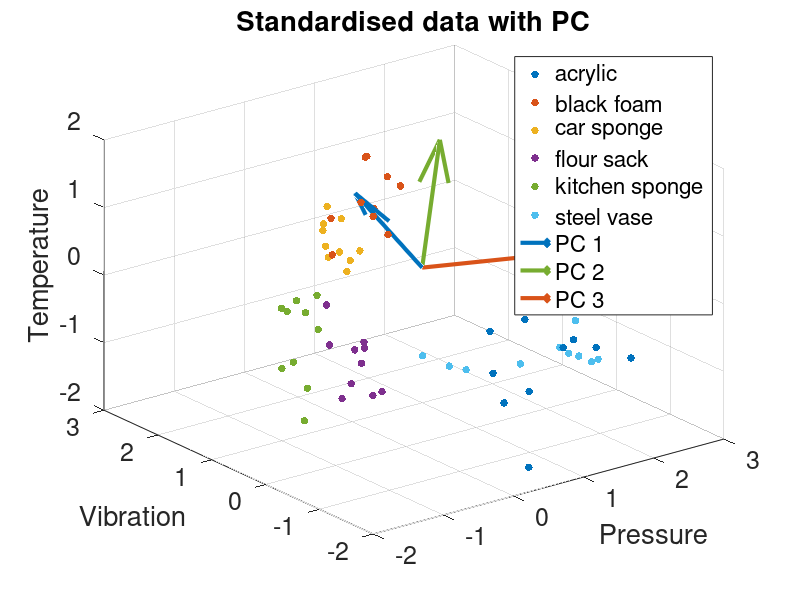

The MATLAB script that drew this image: (Note: this script raises an error after producing the figure.)
%%%%%%%%% Pattern Recognition Coursework %%%%%%%%%%%

% Section: Section B - Principal Component Analysis
% Start Date: 1/Mar/2021
clc
clear
close all
load('F0_PVT_V6_t50.mat')


%% Covariance Matrix, Eigenvalues and Eigenvectors
PVT = sampledDataPVTCon(2:4,:)';

% 1. Stardardise the Data
N = zscore(PVT);

% 2. Compute the Covariance Matrix
C = cov(N);

% 3. Calculate Eigenvectors V and Eigenvalues D

[V, D] = eig(C);

% 4. Select a Feature Vector
Feature_vector = fliplr(V);


%% Replot standardised data with principal components

[coeff,score] = pca(N);
colors = ['r', 'g', 'b', 'm', 'k', 'c'];
n=0;
figure;

% Data Points
for i=1:10:60
    n=n+1;
    color = colors(n);
    scatter3(N(i:(i+9),1),N(i:(i+9),2),N(i:(i+9),3),30,'filled',color); grid on; hold on;
end
xlabel('Pressure'); ylabel('Vibration'); zlabel('Temperature');

% PC vectors
for i=1:3
    quiver3(0, Feature_vector(i,1), Feature_vector(i,2), Feature_vector(i,3),2,'Linewidth',3); hold on;
end

legend('acrylic','black foam','car sponge', 'flour sack', 'kitchen sponge','steel vase', 'PC 1','PC 2','PC 3')
set(findall(gca, 'Type', 'Line'),'LineWidth',3);
set(gca,'Fontsize',18)
title('Standardised data with PC')


%% Reduce data to 2D and replot

vbls = ["Pressure","Vibration","Temperature"]; 

figure;
h = biplot(coeff(:,1:2),'Scores',score(:,1:2),'VarLabels',vbls); 
i=0;
set(gca,'Fontsize',18)

for k = 10:69 
    if rem(k,10) == 0 
        i=i+1;
    end
    color = colors(i);
    h(k).MarkerEdgeColor = color;  % Specify color for the observations    
    h(k).MarkerSize=30; 
end
title('PVT data reduced to 2D')

%% Show how data is distributed across all principal components

figure;
for i=1:3
    Y = N*Feature_vector(:,i);
    subplot(1,3,i);
    n=0;
    for j=1:10:60
        n=n+1;
        color = colors(n);
        scatter(Y(j:(j+9)),zeros(10,1),30,'filled',color); grid on; hold on;
    end
    legend('acrylic','black foam','car sponge', 'flour sack', 'kitchen sponge','steel vase')
    title(strcat('Principal Component #',num2str(i)))
    set(gca,'Fontsize',18);
end


%% PCA of the electrodes data
electrodes = sampledDataECon(2:20,:)';
N = zscore(electrodes);
[coeff,score,latent,~,explained] = pca(N);

figure;g=plot(explained,'.-');
set(g,'LineWidth',2,'MarkerSize',25)
set(gca,'XTick',1:19)
title('Explained variance by principal components')
xlabel('Principal component number')
ylabel('Fraction of variation explained [%]')
set(gca,'Fontsize',18);

%% Electrode Data on 3 Principal Components

lab = ["","","","","","","","","","","","","","","","","","",""];

figure;
h1 = biplot(coeff(:,1:3),'Scores',score(:,1:3),'VarLabels',lab);

i=0;
n=0;
set(gca,'Fontsize',18);
for k = 58:117 
    if rem(n,10) == 0 
        i=i+1;
    end
    n=n+1;
    color = colors(i);
    h1(k).MarkerEdgeColor = color;   % Specify color for the observations    
    h1(k).MarkerSize=20; 
    
end

